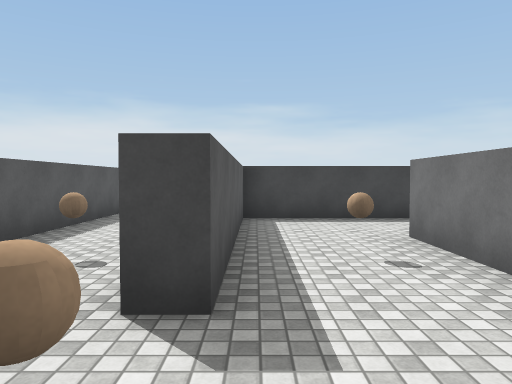
view 1 (above)

22 first-person views from a walk through a 3-D level made in the Unity game engine. The camera is 1.5 m above the floor, tilts 2° down and sees 70° across. The floor is counted in squares, 2 m on a side. Each view is taken from the middle of a square. On the plan, view 1 faces up. The plan holds only what a view shows up to about 11 squares ahead; the rest is blank. The place goes on beyond the plan. The player character is not drawn. Surface patterns are stand-ins for the level's own textures.

view 2
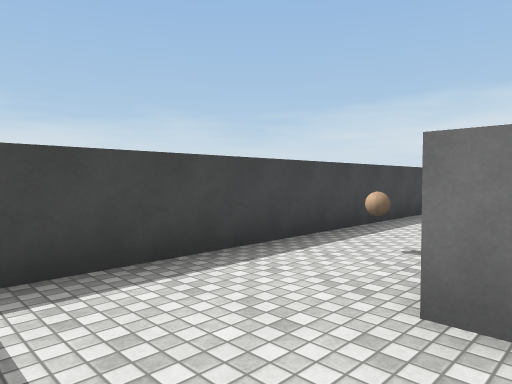

view 3
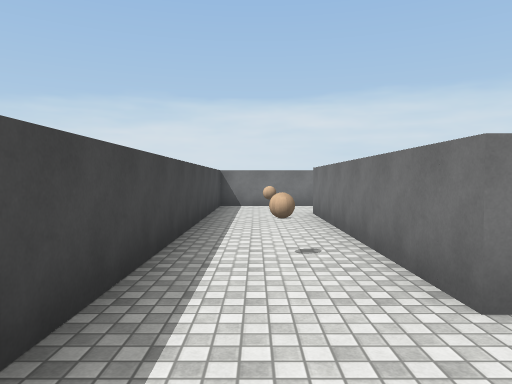

view 4
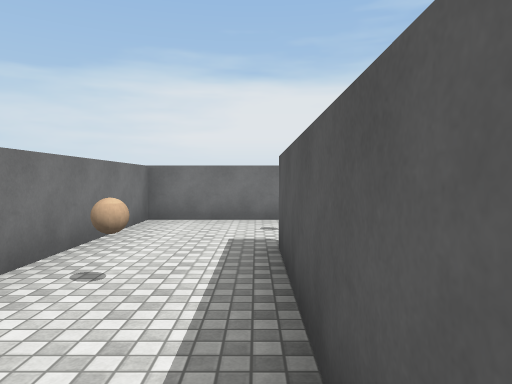

view 5
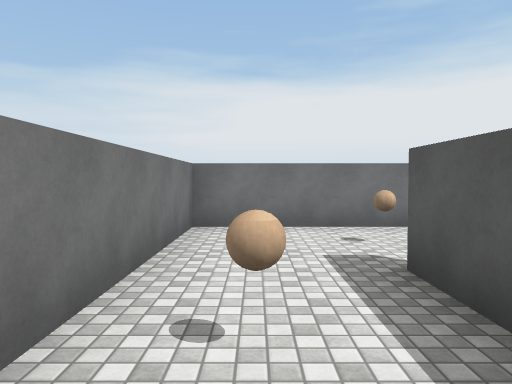

view 6
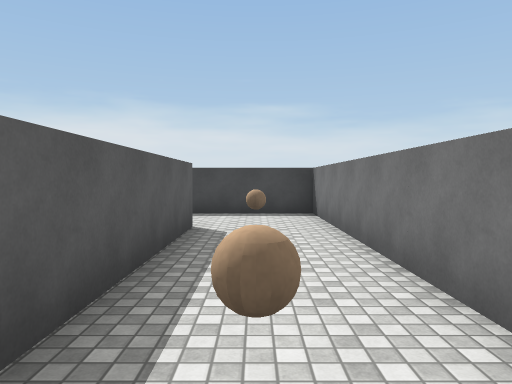

view 7
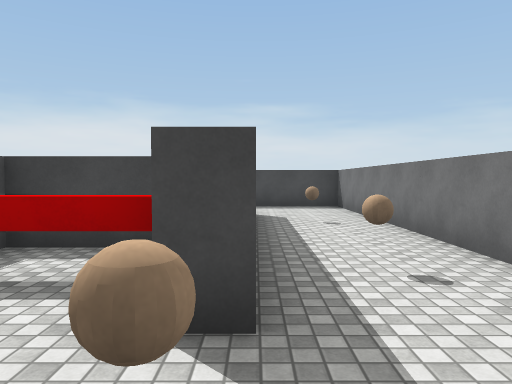

view 8
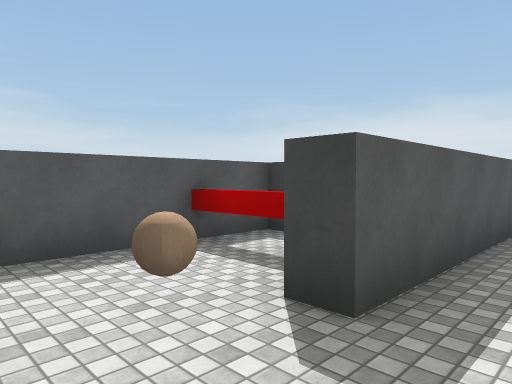

view 9
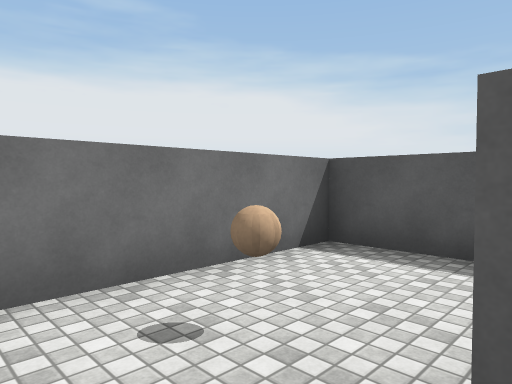

view 10
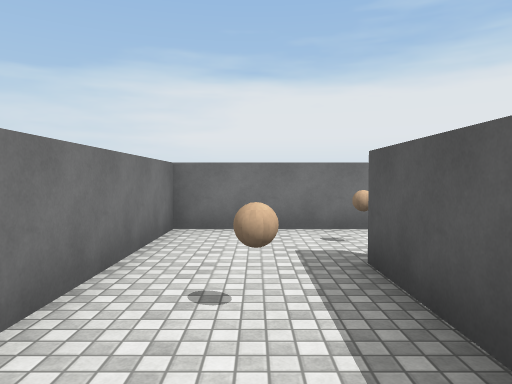

view 11
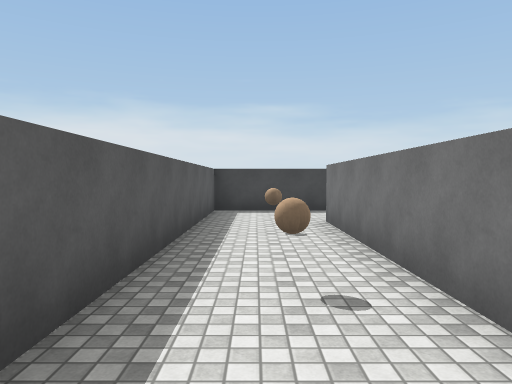

view 12
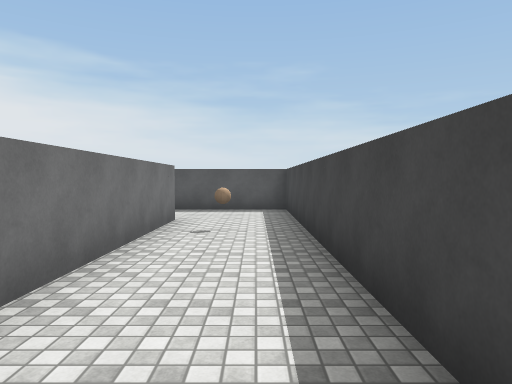

view 13
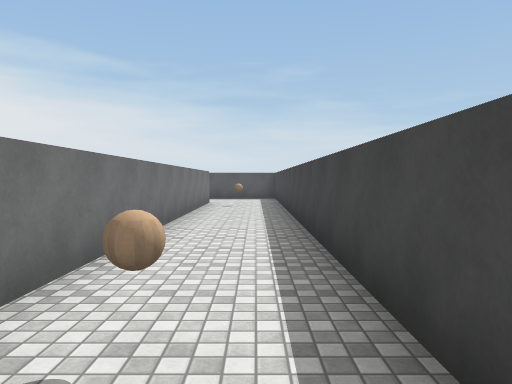

view 14
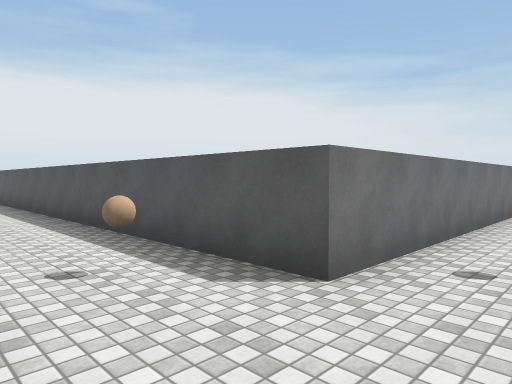

view 15
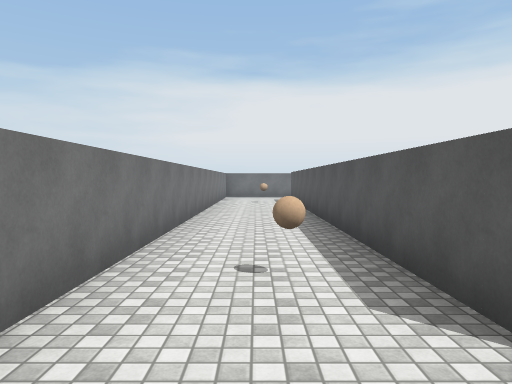

view 16
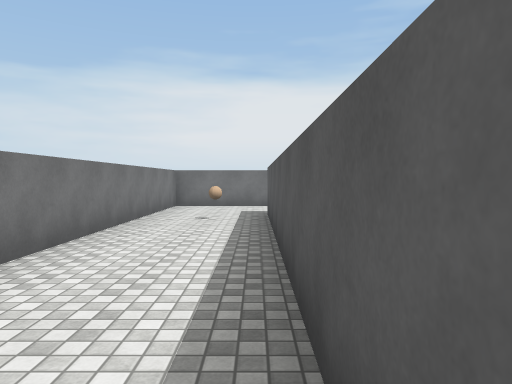

view 17
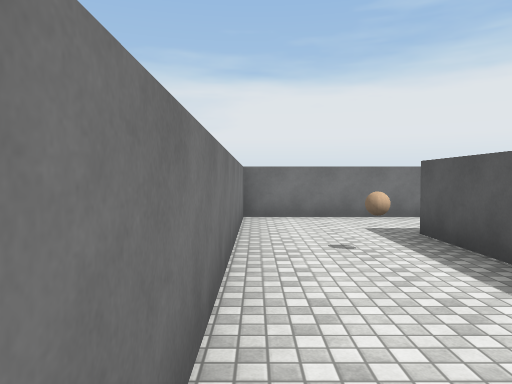

view 18
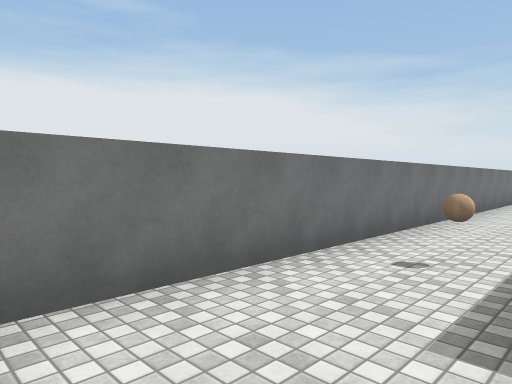

view 19
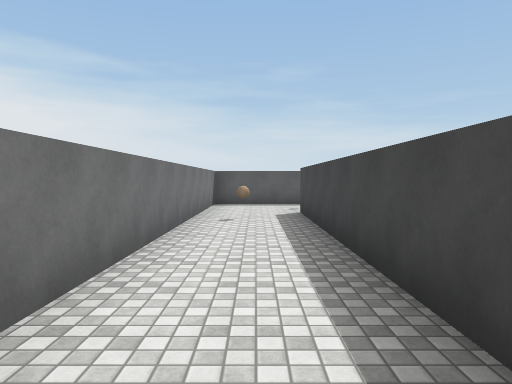

view 20
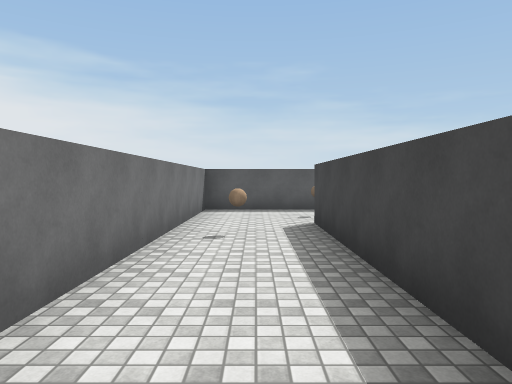

view 21
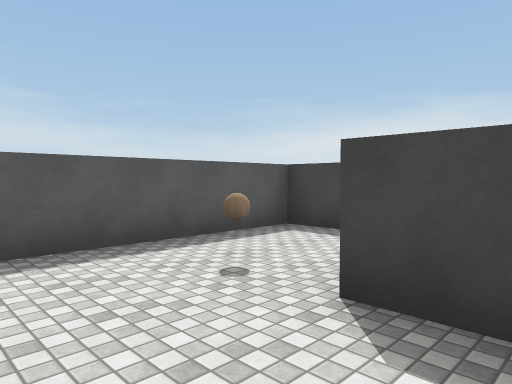

view 22
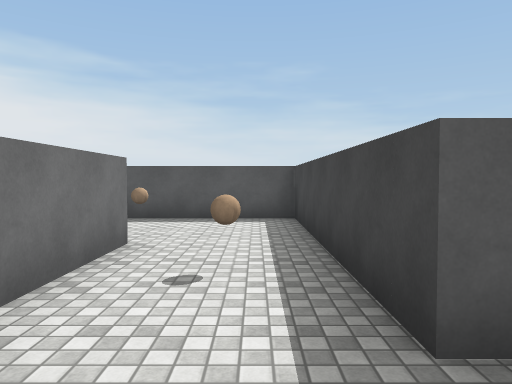

### Floor plan
Ten units are one square. View 1 is at (0, 0); x grows to the right and y downward. Boxes are objects, and circles mark ways between rooms. Rooms are numbered by the first view taken in them; rooms with no view inside come last. Other rooms are left out.
<svg viewBox="-35 -103 172 170">
<path fill="none" stroke="#000" d="M-3 -66 -3 -20 -8 -20M-15 7 20 7 20 -47 80 -47 80 12 75 12M74 35 103 35 103 -70 -2 -70M66 40 -2 40M100 -98 -30 -98 -30 -24M-7 -28 -7 -75 107 -75 107 40M-30 45 -30 62 132 62 132 -72M25 12 -30 12 -30 45M-2 35 19 35M72 4 52 4M69 -10 53 -10 53 35 74 35"/>
<rect x="-5" y="-15" width="10" height="10" fill="#bbb"><title>ball</title></rect>
<rect x="5" y="-35" width="10" height="10" fill="#bbb"><title>ball</title></rect>
<rect x="35" y="-65" width="10" height="10" fill="#bbb"><title>ball</title></rect>
<rect x="65" y="-65" width="10" height="10" fill="#bbb"><title>other object</title></rect>
<rect x="75" y="15" width="10" height="10" fill="#bbb"><title>ball</title></rect>
<rect x="85" y="-5" width="10" height="10" fill="#bbb"><title>ball</title></rect>
<rect x="85" y="-35" width="10" height="10" fill="#bbb"><title>ball</title></rect>
<rect x="-25" y="-35" width="10" height="10" fill="#bbb"><title>ball</title></rect>
<rect x="-25" y="-65" width="10" height="10" fill="#bbb"><title>ball</title></rect>
<rect x="5" y="45" width="10" height="10" fill="#bbb"><title>ball</title></rect>
<rect x="5" y="-85" width="10" height="10" fill="#bbb"><title>ball</title></rect>
<rect x="95" y="45" width="10" height="10" fill="#bbb"><title>ball</title></rect>
<rect x="95" y="-85" width="10" height="10" fill="#bbb"><title>ball</title></rect>
<rect x="115" y="25" width="10" height="10" fill="#bbb"><title>ball</title></rect>
<rect x="115" y="-65" width="10" height="10" fill="#bbb"><title>ball</title></rect>
<rect x="-15" y="35" width="10" height="10" fill="#bbb"><title>ball</title></rect>
<rect x="5" y="15" width="10" height="10" fill="#bbb"><title>ball</title></rect>
<circle cx="-10" cy="-5" r="3" fill="#2a7"/>
<circle cx="80" cy="25" r="3" fill="#2a7"/>
<circle cx="-15" cy="40" r="3" fill="#2a7"/>
<text x="40" y="-50">1</text>
<text x="110" y="-20">2</text>
<text x="30" y="10">3</text>
<text x="60" y="10">4</text>
</svg>
Room 1 opens to room 2. Room 1 opens to room 4. Room 2 opens to room 3.

Where each view was taken, in squares from view 1:
view 1: 0 up, 0 right, facing up
view 2: 4 up, 0 right, facing up-right
view 3: 6 up, 0 right, facing right
view 4: 6 up, 0 right, facing down
view 5: 5 up, 1 right, facing down
view 6: 1 down, 9 right, facing up
view 7: 3 down, 8 right, facing up
view 8: 3 down, 9 right, facing up-left
view 9: 1 down, 9 right, facing down-left
view 10: 2 up, 9 right, facing down
view 11: 1 up, 2 left, facing up
view 12: 9 up, 6 right, facing left
view 13: 9 up, 11 right, facing left
view 14: 9 up, 13 right, facing down-left
view 15: 9 up, 12 right, facing down
view 16: 4 up, 11 right, facing down
view 17: 1 up, 13 right, facing down
view 18: 4 down, 13 right, facing down-left
view 19: 5 down, 8 right, facing left
view 20: 5 down, 6 right, facing left
view 21: 6 down, 1 right, facing up-left
view 22: 2 down, 4 right, facing left
